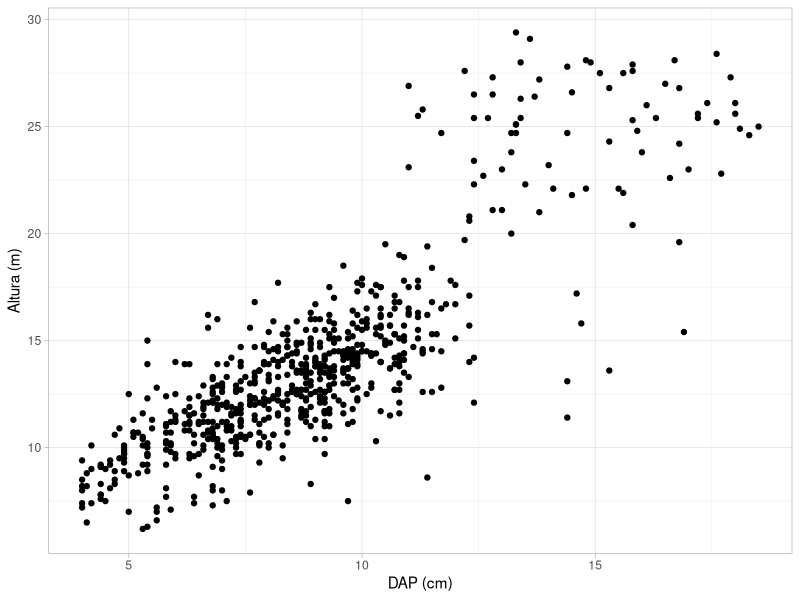
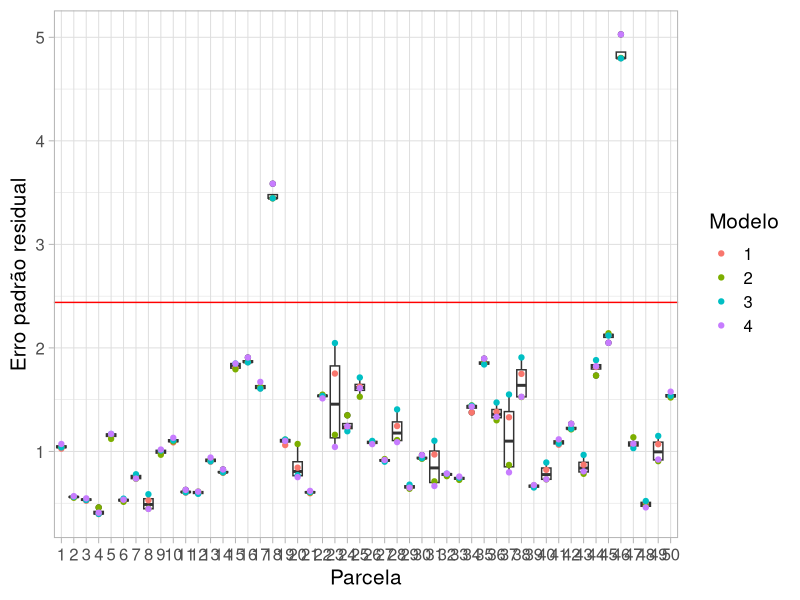

The R source for these figures, in order:
## ---- chunk 1
knitr::opts_chunk$set(echo = TRUE)
## ---- chunk 2
library(ggplot2)
library(tidyr)
## ---- chunk 3
MDADOS <- read.table('dados.txt', header = T)
head(MDADOS, 20)
## ---- chunk 4
MODELOS <- read.table('modelos_hip.txt', header = T)
print(MODELOS)
## ---- chunk 5
MDADOS[MDADOS$ht != 0, ] %>% ggplot(aes(dap, ht))+
  geom_point()+
  ylab('Altura (m)')+
  xlab('DAP (cm)')+
  theme_light()
## ---- chunk 6

MDADOS$invdap <- 1/(MDADOS$dap)
MDADOS$dap2 <- (MDADOS$dap)^2
head(MDADOS)

## ---- chunk 7
MSAIDA <- matrix(nrow = 0, ncol = ncol(MDADOS))
## ---- chunk 8
MSAIDA <- as.data.frame(MSAIDA) 
names(MSAIDA) <- c("PARC", "ARV", "DAP", "HT")

## ---- chunk 9
MSAIDA2 <- matrix(nrow = NROW(unique(MDADOS$parcela))*NROW(MODELOS), ncol = 4, 0)
## ---- chunk 10
MSAIDA2 <- as.data.frame(MSAIDA2) 
names(MSAIDA2) <- c("PARC", "MODELO", "ERRO", "R2aj")
## ---- chunk 11

nlinha <- 0 # Definindo numero atual da linha da tabela de erros dos modelos

for (i in unique(MDADOS$parcela)) { # Filtrando por parcela
  
  MTEMP1 <- MDADOS[MDADOS$parcela == i & MDADOS$ht != 0,] # Criando base com arvores medidas
  MTEMP2 <- MDADOS[MDADOS$parcela == i & MDADOS$ht == 0,] # Criando base com arvores nao medidas
  
  if(nrow(MTEMP2) != 0){ # Verificando se ha arvores nao medidas
    
    ERRO_ANTERIOR <- Inf # Definindo primeiro erro com infinito (para sempre considerar o primeiro modelo) para iniciar comparações de modelo por parcela
    
    for (k in 1:nrow(MODELOS)) { # Ajustando modelos por parcela
      nlinha <- nlinha + 1 # Atualizando o número de linhas da tabela de erros
      AJUSTE_ATUAL <- lm(MODELOS$modelo[k], MTEMP1) # Realizando ajuste do modelo k da parcela i
      ESTAT_ATUAL <- summary(AJUSTE_ATUAL) # Extraindo esttística do modelo k da parcela i
      MSAIDA2$PARC[nlinha] <- i # Adicionando valor da parcela i a tabela de erro dos modelos
      MSAIDA2$MODELO[nlinha] <- k # Adicionando numero do modelo k a tabela de erro dos modelos
      MSAIDA2$ERRO[nlinha] <- ESTAT_ATUAL$sigma # Adicionando valor de erro a tabela de erro dos modelos
      MSAIDA2$R2aj[nlinha] <- ESTAT_ATUAL$adj.r.squared # Adicionando valor de R2 aj a tabela de erro dos modelos
      ERRO_ATUAL <- ESTAT_ATUAL$sigma # Extraindo o valor do erro do modelo atual (k)
      
      if(ERRO_ATUAL < ERRO_ANTERIOR){ # Verificando se o erro do modelo atual (k) é menor que o do anteior (k-1)
        
        MELHOR_AJUSTE <- AJUSTE_ATUAL # Se a condicao for atendida, o modelo atual e considerado o melhor ajuste
        
      }
      
      ERRO_ANTERIOR <- ERRO_ATUAL # Atualizando o valor do erro anterior (k-1) para o proximo valor de k
      
    }
    
    MTEMP2$ht <- predict(MELHOR_AJUSTE, newdata = MTEMP2) # Adicionando predicoes a tabela de arvores nao medidas
    
    PARCELA_AJUSTADA <- rbind(MTEMP1, MTEMP2) # Unindo tabelas de arvores de alturas medidas com estimadas
    
    PARCELA_AJUSTADA <- PARCELA_AJUSTADA[order(PARCELA_AJUSTADA$arvore),1:4] # Ordenando valores da parcela ajustada pelo n da arvore
    
    MSAIDA <- rbind(MSAIDA, PARCELA_AJUSTADA) # Adicionando parcela ajustada a tabela de saida
  }
  
}

## ---- chunk 12
head(MSAIDA, 20)
## ---- chunk 13
head(MSAIDA2, 10)
## ---- chunk 14
MODELO_GERAL <- data.frame(Modelo = 1:4, Erro = c(summary(lm(MODELOS$modelo[1],MDADOS[MDADOS$ht != 0, ]))$sigma,
summary(lm(MODELOS$modelo[2],MDADOS[MDADOS$ht != 0, ]))$sigma,
summary(lm(MODELOS$modelo[3],MDADOS[MDADOS$ht != 0, ]))$sigma,
summary(lm(MODELOS$modelo[4],MDADOS[MDADOS$ht != 0, ]))$sigma))
MODELO_GERAL
## ---- chunk 15
MSAIDA2 %>% ggplot(aes(factor(PARC), ERRO))+
  geom_boxplot()+
  geom_point(aes(color = factor(MODELO)))+
  geom_hline(yintercept = min(MODELO_GERAL$Erro), color = "red")+
  labs(x = 'Parcela', y = 'Erro padrão residual', color = "Modelo")+
  theme_light(15)
